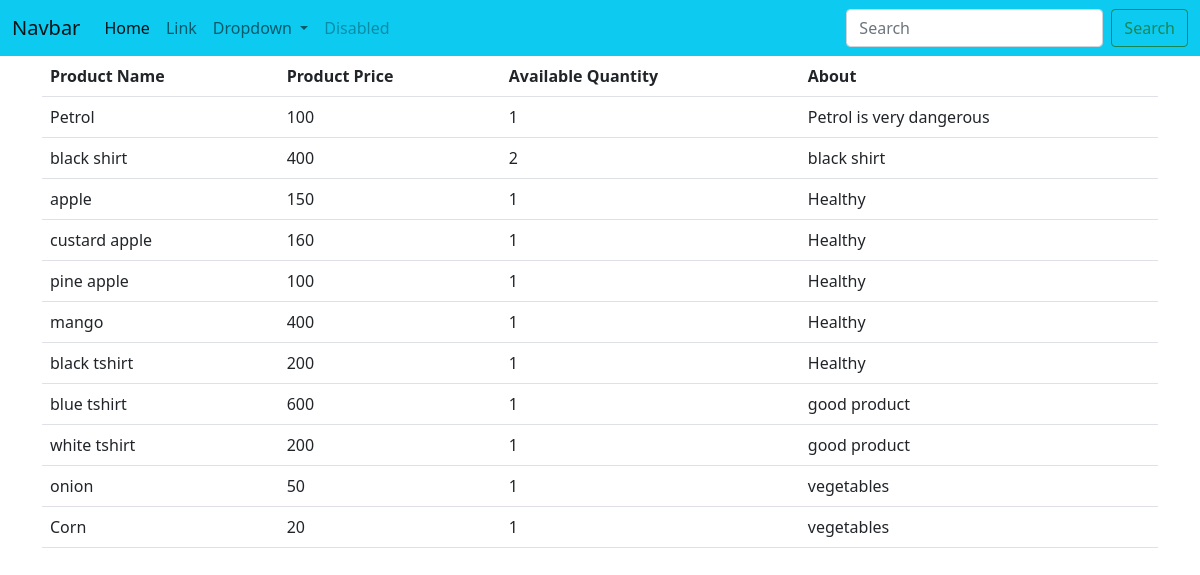
The page / on the database its author committed.
### myapp/models.py (models this page shows, shortened)
class Products(models.Model):
  pname = models.CharField(max_length=100, null=True)
  price = models.PositiveBigIntegerField(null=True)
  quantity = models.PositiveBigIntegerField(null=True)
  about = models.CharField(max_length=100, null=True)

### myapp/views.py (the view)
# urls.py: path('',views.Index,name='index')
def Index(request):
  if request.method == "POST":
    search = request.POST.get('search')
    all = Products.objects.all()
    print(all.values_list('pname',flat=True))
    os = Products.objects.filter(Q(pname__icontains=search) | Q(price__icontains=search)| Q(quantity__icontains=search)| Q(about__icontains=search))
  else:
    os = Products.objects.all()
  return render(request, 'index.html',{'data':os})

### myapp/templates/index.html (shortened to what this page needs)
<!DOCTYPE html>
<html lang="en">
<head>
  <link href="https://cdn.jsdelivr.net/npm/bootstrap@5.0.2/dist/css/bootstrap.min.css" rel="stylesheet">
</head>
<body>
  <nav class="navbar navbar-expand-lg navbar-light bg-info">
    <div class="container-fluid">
      <a class="navbar-brand" href="#">Navbar</a>
      <div class="collapse navbar-collapse" id="navbarSupportedContent">
        <ul class="navbar-nav me-auto mb-2 mb-lg-0">
          <li class="nav-item">
            <a class="nav-link active" aria-current="page" href="#">Home</a>
          </li>
          <li class="nav-item">
            <a class="nav-link" href="#">Link</a>
          </li>
          <li class="nav-item dropdown">
            <a class="nav-link dropdown-toggle" href="#" id="navbarDropdown" role="button" data-bs-toggle="dropdown" aria-expanded="false">
              Dropdown
            </a>
          </li>
          <li class="nav-item">
            <a class="nav-link disabled" href="#" tabindex="-1" aria-disabled="true">Disabled</a>
          </li>
        </ul>
        <form class="d-flex" method="post">
          <input class="form-control me-2" type="search" placeholder="Search" aria-label="Search" name="search" >
          <button class="btn btn-outline-success" type="submit">Search</button>
        </form>
      </div>
    </div>
  </nav>
  <div class="container">
       <table class="table table-hover">
        <tr>
          <th>Product Name</th>
          <th>Product Price</th>
          <th>Available Quantity</th>
          <th>About</th>
        </tr>
        {% for i in data %}
        <tr>
          <td>{{i.pname}}</td>
          <td>{{i.price}}</td>
          <td>{{i.quantity}}</td>
          <td>{{i.about}}</td>
        </tr>
        {% endfor %}
       </table>
  </div>
</body>
</html>

### rows shown on the page
Products: pname "Petrol", price "100", quantity "1", about "Petrol is very dangerous"
Products: pname "black shirt", price "400", quantity "2", about "black shirt"
Products: pname "apple", price "150", quantity "1", about "Healthy"
Products: pname "custard apple", price "160", quantity "1", about "Healthy"
Products: pname "pine apple", price "100", quantity "1", about "Healthy"
Products: pname "mango", price "400", quantity "1", about "Healthy"
Products: pname "black tshirt", price "200", quantity "1", about "Healthy"
Products: pname "blue tshirt", price "600", quantity "1", about "good product"
Products: pname "white tshirt", price "200", quantity "1", about "good product"
Products: pname "onion", price "50", quantity "1", about "vegetables"
Products: pname "Corn", price "20", quantity "1", about "vegetables"
